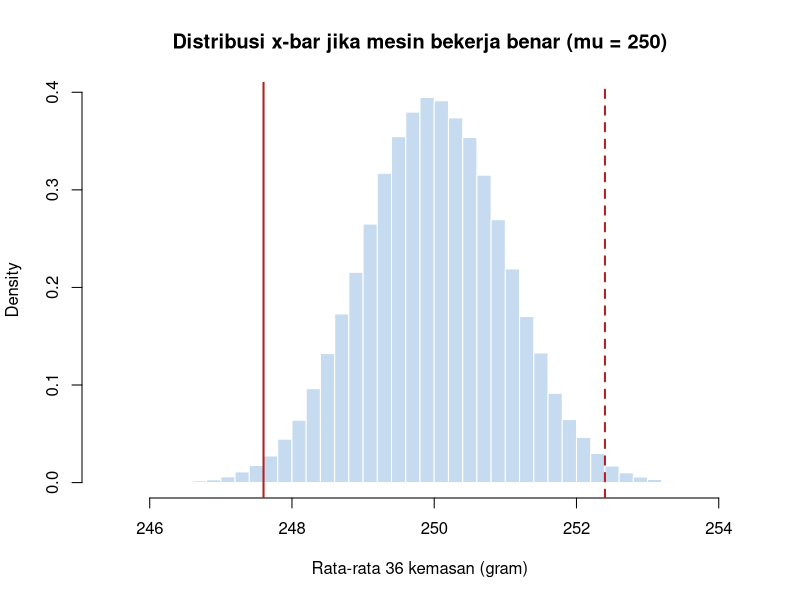

Reproduce this figure in R.
## ---- chunk 1
# Tabel Pengadilan Uji Hipotesis

library(knitr)

pengadilan <- data.frame(
  Pengadilan = c(
    "Praduga tak bersalah",
    "Tuduhan jaksa",
    "Bukti di persidangan",
    "Standar tanpa keraguan yang wajar",
    "Putusan bersalah",
    "Putusan tidak terbukti bersalah",
    "Menghukum orang tak bersalah",
    "Membebaskan orang bersalah"
  ),

  `Uji Hipotesis` = c(
    "H0 diasumsikan benar",
    "H1 (klaim yang ingin dibuktikan)",
    "Data sampel dan statistik uji",
    "Tingkat signifikansi (α)",
    "Tolak H0",
    "Gagal menolak H0 (bukan menerima H0)",
    "Kesalahan Tipe I",
    "Kesalahan Tipe II"
  ),

  check.names = FALSE
)

knitr::kable(
  pengadilan,
  caption = "Analogi Pengadilan dalam Uji Hipotesis",
  col.names = c("Pengadilan", "Uji Hipotesis"),
  align = c("l", "l"),
  booktabs = TRUE
)
## ---- chunk 2
# Simulasi Distribusi Sampling Rata-rata

mu0 <- 250
sigma <- 6
n <- 36
xbar <- 247.6

# Menghitung Standard Error
se <- sigma / sqrt(n)

# Simulasi distribusi sampling jika H0 benar
set.seed(10)

xbar_jika_H0 <- replicate(
  100000,
  mean(rnorm(n, mean = mu0, sd = sigma))
)

# Membuat histogram
hist(
  xbar_jika_H0,
  breaks = 60,
  col = "#c6dbef",
  border = "white",
  freq = FALSE,
  main = "Distribusi x-bar jika mesin bekerja benar (mu = 250)",
  xlab = "Rata-rata 36 kemasan (gram)"
)

# Menambahkan garis rata-rata sampel dan posisi simetris
abline(
  v = c(xbar, 2 * mu0 - xbar),
  col = "firebrick",
  lwd = 2,
  lty = c(1, 2)
)
## ---- chunk 3
mean(abs(xbar_jika_H0 - mu0) >= abs(xbar - mu0)) # seberapa sering selisih sebesar ini terjadi
## ---- chunk 4
# Tabel Perbandingan Hipotesis Nol dan Hipotesis Alternatif

library(knitr)

hipotesis <- data.frame(
  Aspek = c(
    "Isi",
    "Tanda",
    "Posisi dalam uji"
  ),

  `Hipotesis Nol (H0)` = c(
    "Tidak ada efek, perbedaan, atau perubahan; status quo",
    "Selalu memuat kesamaan: =, <=, atau >=",
    "Diasumsikan benar selama perhitungan"
  ),

  `Hipotesis Alternatif (H1 atau Ha)` = c(
    "Klaim yang ingin dibuktikan peneliti",
    "Tidak sama dengan (≠), lebih besar (>), atau lebih kecil (<)",
    "Didukung jika terdapat bukti statistik yang cukup kuat"
  ),

  check.names = FALSE
)

knitr::kable(
  hipotesis,
  caption = "Perbandingan Hipotesis Nol dan Hipotesis Alternatif",
  align = "l",
  booktabs = TRUE
)
